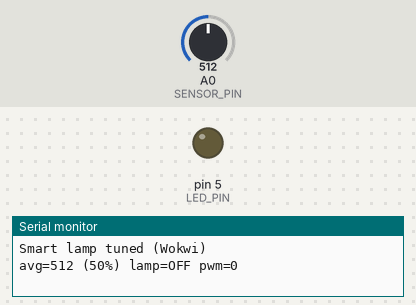
Bench run of a sketch on a simulated Arduino Uno, built with avr-gcc and run on an emulated ATmega328P. Parts: output pins drawn as LEDs (lit = HIGH), the last lines printed to the serial monitor. The inputs (shaded band) are chosen by the test bench; at power-on: A0 (SENSOR_PIN) = 512.

Above: at 1.2 s.
1.3 s: A0 (SENSOR_PIN) set to 319
4.0 s: A0 (SENSOR_PIN) set to 294
At 6.1 s:
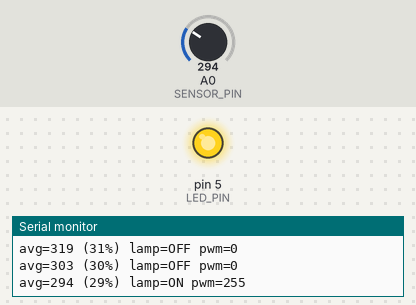
Timing chart, 0 to 7.6 s (numbered marks = the images above; inputs shaded):
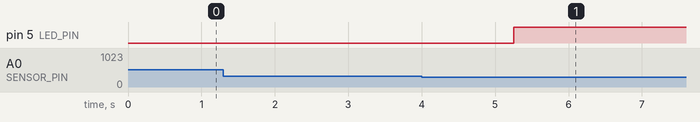

The sketch:

sketch.ino
```cpp
// Wokwi (Arduino Uno): ขั้นที่ 4 ฉบับปรับแก้ (ไม่มี Wi-Fi)
//   1) Smoothing: เฉลี่ยค่า 16 ครั้งล่าสุด     2) Calibration: ปรับช่วง มืดสุด-สว่างสุด
//   3) Hysteresis: เปิดเมื่อต่ำกว่า 30% ปิดเมื่อสูงกว่า 40%
//   4) millis() แทน delay()                    5) PWM fade: หลอดไฟค่อย ๆ สว่าง/หรี่
// วงจร: potentiometer -> A0, LED + ตัวต้านทาน 220 ohm -> ขา D5 (PWM)
// ต่างจากสเก็ตช์จริง: Uno อ่าน ADC ได้ 10 บิต (0-1023) ไม่มี 14 บิต และไม่มีส่วน Wi-Fi

const int SENSOR_PIN = A0;
const int LED_PIN = 5;

// --- ค่าที่ควรปรับให้เข้ากับเซนเซอร์ของคุณ ---
const long SENSOR_DARK = 0;       // ค่าเมื่อมืดสุด
const long SENSOR_BRIGHT = 1023;  // ค่าเมื่อสว่างสุด
const int ON_BELOW_PCT = 30;
const int OFF_ABOVE_PCT = 40;
const unsigned long SAMPLE_INTERVAL_MS = 100;
const unsigned long REPORT_INTERVAL_MS = 1000;
const int FADE_STEP = 5;
const unsigned long FADE_INTERVAL_MS = 5;
const int WINDOW = 16;

long samples[WINDOW];
int sampleCount = 0;
int sampleIndex = 0;
long sampleSum = 0;
unsigned long lastSample = 0;
unsigned long lastReport = 0;
int fadeLevel = 0;
int fadeTarget = 0;
unsigned long lastFade = 0;
bool lampOn = false;

void addSample(long value) {
  if (sampleCount == WINDOW) sampleSum -= samples[sampleIndex];
  else sampleCount++;
  samples[sampleIndex] = value;
  sampleSum += value;
  sampleIndex = (sampleIndex + 1) % WINDOW;
}

int lightRaw10() {
  if (sampleCount == 0) return 0;
  long average = sampleSum / sampleCount;
  long scaled = (average - SENSOR_DARK) * 1023L / (SENSOR_BRIGHT - SENSOR_DARK);
  return (int)constrain(scaled, 0L, 1023L);
}

int percentOf(int raw10) { return (raw10 * 100L + 511) / 1023; }

void updateSampling() {
  if (millis() - lastSample < SAMPLE_INTERVAL_MS) return;
  lastSample = millis();
  addSample(analogRead(SENSOR_PIN));
}

void updateLamp() {
  int pct = percentOf(lightRaw10());
  if (pct < ON_BELOW_PCT) lampOn = true;
  else if (pct >= OFF_ABOVE_PCT) lampOn = false;
  fadeTarget = lampOn ? 255 : 0;
}

void updateFade() {
  if (millis() - lastFade < FADE_INTERVAL_MS) return;
  lastFade = millis();
  if (fadeLevel < fadeTarget) fadeLevel = min(fadeLevel + FADE_STEP, fadeTarget);
  else if (fadeLevel > fadeTarget) fadeLevel = max(fadeLevel - FADE_STEP, fadeTarget);
  analogWrite(LED_PIN, fadeLevel);
}

void setup() {
  Serial.begin(115200);
  pinMode(LED_PIN, OUTPUT);
  for (int i = 0; i < WINDOW; i++) addSample(analogRead(SENSOR_PIN));
  Serial.println("Smart lamp tuned (Wokwi)");
}

void loop() {
  updateSampling();
  updateLamp();
  updateFade();
  if (millis() - lastReport >= REPORT_INTERVAL_MS) {
    lastReport = millis();
    Serial.print("avg=");
    Serial.print(lightRaw10());
    Serial.print(" (");
    Serial.print(percentOf(lightRaw10()));
    Serial.print("%) lamp=");
    Serial.print(lampOn ? "ON" : "OFF");
    Serial.print(" pwm=");
    Serial.println(fadeLevel);
  }
}
```

Measured:
- the behaviour switches between 302 and 301 on A0 (SENSOR_PIN) (found by bisection; images 0 and 1)
- after the input at 4.0 s, pin 5 (LED_PIN): LOW → HIGH after 1.3 s
